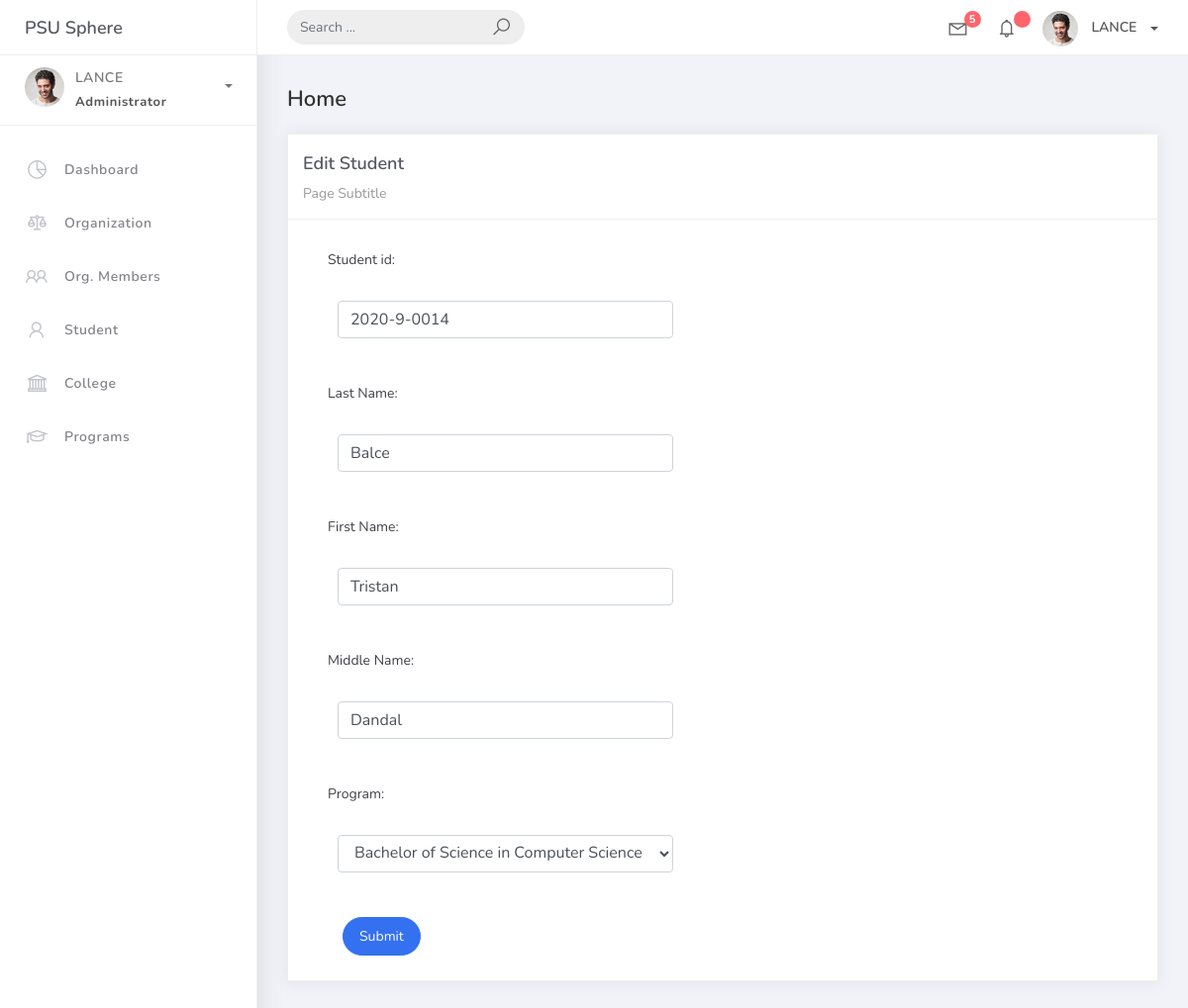
Page /student_list/1 on the committed database.
### studentorg/models.py (models this page shows, shortened)
class BaseModel (models.Model):
    created_at = models.DateTimeField(auto_now_add=True, db_index=True)
    updated_at = models.DateTimeField(auto_now=True)
    class Meta:
        abstract = True

class Student(BaseModel):
    student_id = models.CharField(max_length=15)
    lastname = models.CharField(max_length=25, verbose_name="Last Name")
    firstname = models.CharField(max_length=25, verbose_name="First Name")
    middlename = models.CharField(max_length=25, blank=True, null=True , verbose_name="Middle Name")
    program = models.ForeignKey(Program, on_delete=models.CASCADE)

### studentorg/views.py (the view, shortened to what this page needs)
# urls.py: path('student_list/<pk>', StudentUpdateView.as_view(), name='student-update'),
class StudentUpdateView(UpdateView):
    model = Student
    fields = "__all__"
    template_name = 'student_edit.html'
    success_url = reverse_lazy('student-list')

### studentorg/models.py (called while the page is built)
    def __str__(self) :
        return self.prog_name

### templates/student_edit.html
{% extends 'base.html' %} {% load static %} {% block content %}
<div class="content">
    <div class="container-fluid">
        <h4 class="page-title">Home</h4>
        <div class="row">
            <div class="col-md-12">
                <div class="card">
                    <div class="card-header">
                        <div class="card-title">Edit Student</div>
                        <div class="card-category">Page Subtitle</div>
                    </div>
                    <div class="col-md-6">
                        <div class="card-body">
                            <form class="" action="" method="post" novalidate>
                                {% csrf_token %} {% include 'includes/form.html' %}
                                <div class="form-group">
                                    <div class="col-md-12 col-sm-3">
                                        <button type="submit" class="btn btn-primary btn-rounded">Submit</button>
                                    </div>
                                </div>
                            </form>
                        </div>
                    </div>
                </div>
            </div>
        </div>
    </div>
</div>
{% endblock %}

### templates/includes/form.html (shortened to what this page needs)
{% load widget_tweaks %}
{% for field in form %}
<div class="field item form-group">
    <label>{{ field.label_tag }}</label>
    <div class="form-group">
        {% render_field field class="form-control" %}
    </div>
</div>
{% endfor %}

### rows in the picture
Student: student_id "2020-9-0014" "Balce" "Tristan" "Dandal" "Bachelor of Science in Computer Science"

### other values in the picture
{{ field.label_tag }} "Student id:" "Last Name:" "First Name:" "Middle Name:" "Program:"
